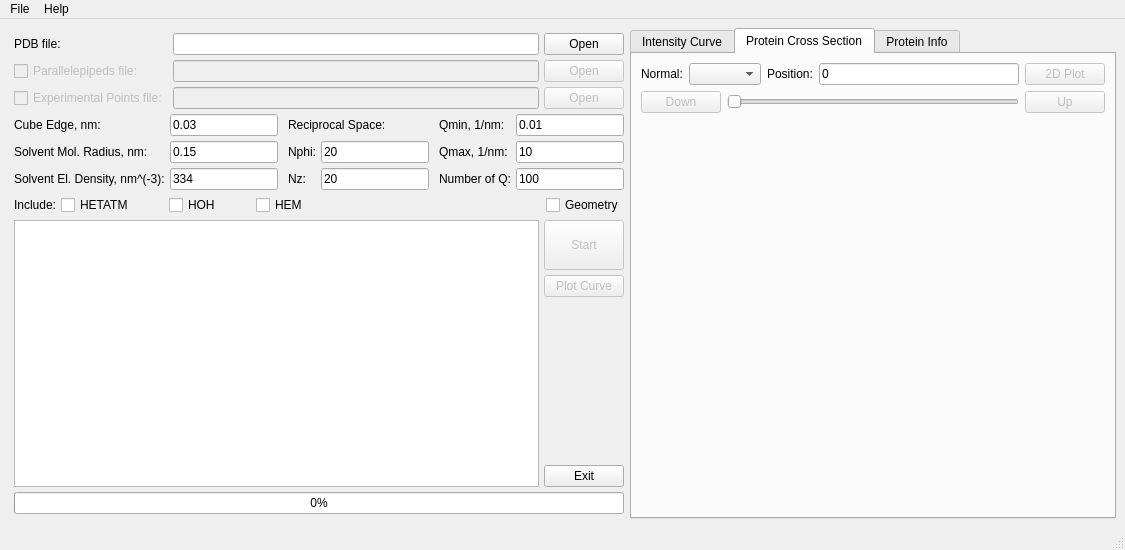
<?xml version="1.0" encoding="UTF-8"?>
<ui version="4.0">
 <class>MainWindow</class>
 <widget class="QMainWindow" name="MainWindow">
  <property name="windowModality">
   <enum>Qt::NonModal</enum>
  </property>
  <property name="geometry">
   <rect>
    <x>0</x>
    <y>0</y>
    <width>1125</width>
    <height>550</height>
   </rect>
  </property>
  <property name="minimumSize">
   <size>
    <width>1125</width>
    <height>550</height>
   </size>
  </property>
  <property name="windowTitle">
   <string>SASCUBE</string>
  </property>
  <widget class="QWidget" name="centralwidget">
   <layout class="QHBoxLayout" name="horizontalLayout_5">
    <item>
     <layout class="QHBoxLayout" name="horizontalLayout_4">
      <property name="spacing">
       <number>6</number>
      </property>
      <item>
       <layout class="QVBoxLayout" name="verticalLayout_3">
        <property name="spacing">
         <number>5</number>
        </property>
        <property name="sizeConstraint">
         <enum>QLayout::SetDefaultConstraint</enum>
        </property>
        <property name="leftMargin">
         <number>5</number>
        </property>
        <property name="topMargin">
         <number>5</number>
        </property>
        <property name="rightMargin">
         <number>0</number>
        </property>
        <property name="bottomMargin">
         <number>5</number>
        </property>
        <item>
         <layout class="QGridLayout" name="gridLayout">
          <item row="1" column="2">
           <widget class="QPushButton" name="PipedChooseButon">
            <property name="enabled">
             <bool>false</bool>
            </property>
            <property name="text">
             <string>Open</string>
            </property>
           </widget>
          </item>
          <item row="0" column="1">
           <widget class="QLineEdit" name="PDBfilePath">
            <property name="sizePolicy">
             <sizepolicy hsizetype="MinimumExpanding" vsizetype="Preferred">
              <horstretch>0</horstretch>
              <verstretch>0</verstretch>
             </sizepolicy>
            </property>
            <property name="readOnly">
             <bool>true</bool>
            </property>
           </widget>
          </item>
          <item row="0" column="2">
           <widget class="QPushButton" name="PDBchooseButon">
            <property name="text">
             <string>Open</string>
            </property>
           </widget>
          </item>
          <item row="1" column="0">
           <widget class="QCheckBox" name="PipedCheckBox">
            <property name="enabled">
             <bool>false</bool>
            </property>
            <property name="text">
             <string>Parallelepipeds file:</string>
            </property>
           </widget>
          </item>
          <item row="1" column="1">
           <widget class="QLineEdit" name="PipedFilePath">
            <property name="enabled">
             <bool>false</bool>
            </property>
            <property name="sizePolicy">
             <sizepolicy hsizetype="Expanding" vsizetype="Preferred">
              <horstretch>0</horstretch>
              <verstretch>0</verstretch>
             </sizepolicy>
            </property>
            <property name="readOnly">
             <bool>true</bool>
            </property>
           </widget>
          </item>
          <item row="2" column="1">
           <widget class="QLineEdit" name="ExperFilePath">
            <property name="enabled">
             <bool>false</bool>
            </property>
            <property name="sizePolicy">
             <sizepolicy hsizetype="Expanding" vsizetype="Preferred">
              <horstretch>0</horstretch>
              <verstretch>0</verstretch>
             </sizepolicy>
            </property>
            <property name="readOnly">
             <bool>true</bool>
            </property>
           </widget>
          </item>
          <item row="2" column="2">
           <widget class="QPushButton" name="ExperChooseButon">
            <property name="enabled">
             <bool>false</bool>
            </property>
            <property name="text">
             <string>Open</string>
            </property>
           </widget>
          </item>
          <item row="2" column="0">
           <widget class="QCheckBox" name="ExperCheckBox">
            <property name="enabled">
             <bool>false</bool>
            </property>
            <property name="text">
             <string>Experimental Points file:</string>
            </property>
           </widget>
          </item>
          <item row="0" column="0">
           <widget class="QLabel" name="label">
            <property name="text">
             <string>PDB file:</string>
            </property>
           </widget>
          </item>
         </layout>
        </item>
        <item>
         <layout class="QHBoxLayout" name="horizontalLayout_3">
          <property name="sizeConstraint">
           <enum>QLayout::SetFixedSize</enum>
          </property>
          <item>
           <layout class="QGridLayout" name="gridLayout_2">
            <property name="sizeConstraint">
             <enum>QLayout::SetFixedSize</enum>
            </property>
            <item row="2" column="0">
             <widget class="QLabel" name="label_9">
              <property name="text">
               <string>Solvent El. Density, nm^(-3):</string>
              </property>
             </widget>
            </item>
            <item row="1" column="0">
             <widget class="QLabel" name="label_7">
              <property name="enabled">
               <bool>true</bool>
              </property>
              <property name="text">
               <string>Solvent Mol. Radius, nm:</string>
              </property>
             </widget>
            </item>
            <item row="2" column="1">
             <widget class="QLineEdit" name="rho0">
              <property name="sizePolicy">
               <sizepolicy hsizetype="Expanding" vsizetype="Preferred">
                <horstretch>0</horstretch>
                <verstretch>0</verstretch>
               </sizepolicy>
              </property>
              <property name="text">
               <string>334</string>
              </property>
             </widget>
            </item>
            <item row="1" column="1">
             <widget class="QLineEdit" name="SolventRadius">
              <property name="enabled">
               <bool>true</bool>
              </property>
              <property name="sizePolicy">
               <sizepolicy hsizetype="Expanding" vsizetype="Preferred">
                <horstretch>0</horstretch>
                <verstretch>0</verstretch>
               </sizepolicy>
              </property>
              <property name="text">
               <string>0.15</string>
              </property>
             </widget>
            </item>
            <item row="0" column="0">
             <widget class="QLabel" name="label_2">
              <property name="enabled">
               <bool>true</bool>
              </property>
              <property name="text">
               <string>Cube Edge, nm:</string>
              </property>
             </widget>
            </item>
            <item row="0" column="1">
             <widget class="QLineEdit" name="CubeRib">
              <property name="enabled">
               <bool>true</bool>
              </property>
              <property name="sizePolicy">
               <sizepolicy hsizetype="Expanding" vsizetype="Preferred">
                <horstretch>0</horstretch>
                <verstretch>0</verstretch>
               </sizepolicy>
              </property>
              <property name="text">
               <string>0.03</string>
              </property>
             </widget>
            </item>
           </layout>
          </item>
          <item>
           <spacer name="horizontalSpacer_2">
            <property name="orientation">
             <enum>Qt::Horizontal</enum>
            </property>
            <property name="sizeHint" stdset="0">
             <size>
              <width>5</width>
              <height>20</height>
             </size>
            </property>
           </spacer>
          </item>
          <item>
           <layout class="QVBoxLayout" name="verticalLayout">
            <item>
             <widget class="QLabel" name="label_19">
              <property name="text">
               <string>Reciprocal Space:</string>
              </property>
              <property name="scaledContents">
               <bool>false</bool>
              </property>
              <property name="alignment">
               <set>Qt::AlignLeading|Qt::AlignLeft|Qt::AlignVCenter</set>
              </property>
             </widget>
            </item>
            <item>
             <layout class="QGridLayout" name="gridLayout_3">
              <item row="1" column="0">
               <widget class="QLabel" name="label_21">
                <property name="text">
                 <string>Nz:</string>
                </property>
               </widget>
              </item>
              <item row="0" column="1">
               <widget class="QLineEdit" name="NphiLabel">
                <property name="sizePolicy">
                 <sizepolicy hsizetype="Expanding" vsizetype="Preferred">
                  <horstretch>0</horstretch>
                  <verstretch>0</verstretch>
                 </sizepolicy>
                </property>
                <property name="text">
                 <string>20</string>
                </property>
               </widget>
              </item>
              <item row="1" column="1">
               <widget class="QLineEdit" name="NzLabel">
                <property name="sizePolicy">
                 <sizepolicy hsizetype="Expanding" vsizetype="Preferred">
                  <horstretch>0</horstretch>
                  <verstretch>0</verstretch>
                 </sizepolicy>
                </property>
                <property name="text">
                 <string>20</string>
                </property>
               </widget>
              </item>
              <item row="0" column="0">
               <widget class="QLabel" name="label_20">
                <property name="text">
                 <string>Nphi:</string>
                </property>
               </widget>
              </item>
             </layout>
            </item>
           </layout>
          </item>
          <item>
           <spacer name="horizontalSpacer">
            <property name="orientation">
             <enum>Qt::Horizontal</enum>
            </property>
            <property name="sizeHint" stdset="0">
             <size>
              <width>5</width>
              <height>5</height>
             </size>
            </property>
           </spacer>
          </item>
          <item>
           <layout class="QGridLayout" name="gridLayout_6">
            <item row="2" column="0">
             <widget class="QLabel" name="label_28">
              <property name="text">
               <string>Number of Q:</string>
              </property>
             </widget>
            </item>
            <item row="1" column="1">
             <widget class="QLineEdit" name="Qmax">
              <property name="sizePolicy">
               <sizepolicy hsizetype="Expanding" vsizetype="Preferred">
                <horstretch>0</horstretch>
                <verstretch>0</verstretch>
               </sizepolicy>
              </property>
              <property name="text">
               <string>10</string>
              </property>
             </widget>
            </item>
            <item row="2" column="1">
             <widget class="QLineEdit" name="Qn">
              <property name="sizePolicy">
               <sizepolicy hsizetype="Expanding" vsizetype="Preferred">
                <horstretch>0</horstretch>
                <verstretch>0</verstretch>
               </sizepolicy>
              </property>
              <property name="text">
               <string>100</string>
              </property>
             </widget>
            </item>
            <item row="1" column="0">
             <widget class="QLabel" name="label_29">
              <property name="text">
               <string>Qmax, 1/nm:</string>
              </property>
             </widget>
            </item>
            <item row="0" column="0">
             <widget class="QLabel" name="label_30">
              <property name="text">
               <string>Qmin, 1/nm:</string>
              </property>
             </widget>
            </item>
            <item row="0" column="1">
             <widget class="QLineEdit" name="Qmin">
              <property name="sizePolicy">
               <sizepolicy hsizetype="Expanding" vsizetype="Preferred">
                <horstretch>0</horstretch>
                <verstretch>0</verstretch>
               </sizepolicy>
              </property>
              <property name="text">
               <string>0.01</string>
              </property>
             </widget>
            </item>
           </layout>
          </item>
         </layout>
        </item>
        <item>
         <layout class="QHBoxLayout" name="horizontalLayout">
          <item>
           <widget class="QLabel" name="label_5">
            <property name="sizePolicy">
             <sizepolicy hsizetype="Fixed" vsizetype="Preferred">
              <horstretch>0</horstretch>
              <verstretch>0</verstretch>
             </sizepolicy>
            </property>
            <property name="text">
             <string>Include:</string>
            </property>
           </widget>
          </item>
          <item>
           <widget class="QCheckBox" name="checkBoxHET">
            <property name="text">
             <string>HETATM</string>
            </property>
           </widget>
          </item>
          <item>
           <spacer name="horizontalSpacer_4">
            <property name="orientation">
             <enum>Qt::Horizontal</enum>
            </property>
            <property name="sizeType">
             <enum>QSizePolicy::Fixed</enum>
            </property>
            <property name="sizeHint" stdset="0">
             <size>
              <width>30</width>
              <height>20</height>
             </size>
            </property>
           </spacer>
          </item>
          <item>
           <widget class="QCheckBox" name="checkBoxHOH">
            <property name="text">
             <string>HOH</string>
            </property>
           </widget>
          </item>
          <item>
           <spacer name="horizontalSpacer_5">
            <property name="orientation">
             <enum>Qt::Horizontal</enum>
            </property>
            <property name="sizeType">
             <enum>QSizePolicy::Fixed</enum>
            </property>
            <property name="sizeHint" stdset="0">
             <size>
              <width>30</width>
              <height>20</height>
             </size>
            </property>
           </spacer>
          </item>
          <item>
           <widget class="QCheckBox" name="checkBoxHEM">
            <property name="text">
             <string>HEM</string>
            </property>
           </widget>
          </item>
          <item>
           <spacer name="horizontalSpacer_3">
            <property name="orientation">
             <enum>Qt::Horizontal</enum>
            </property>
            <property name="sizeHint" stdset="0">
             <size>
              <width>40</width>
              <height>20</height>
             </size>
            </property>
           </spacer>
          </item>
          <item>
           <widget class="QCheckBox" name="GeomCheckBox">
            <property name="text">
             <string>Geometry</string>
            </property>
           </widget>
          </item>
         </layout>
        </item>
        <item>
         <layout class="QHBoxLayout" name="horizontalLayout_2">
          <property name="sizeConstraint">
           <enum>QLayout::SetFixedSize</enum>
          </property>
          <item>
           <widget class="QTextEdit" name="LogEdit">
            <property name="sizePolicy">
             <sizepolicy hsizetype="Expanding" vsizetype="Expanding">
              <horstretch>0</horstretch>
              <verstretch>0</verstretch>
             </sizepolicy>
            </property>
            <property name="readOnly">
             <bool>true</bool>
            </property>
           </widget>
          </item>
          <item>
           <layout class="QVBoxLayout" name="verticalLayout_2">
            <item>
             <widget class="QPushButton" name="StartButton">
              <property name="enabled">
               <bool>false</bool>
              </property>
              <property name="sizePolicy">
               <sizepolicy hsizetype="Preferred" vsizetype="Fixed">
                <horstretch>0</horstretch>
                <verstretch>0</verstretch>
               </sizepolicy>
              </property>
              <property name="minimumSize">
               <size>
                <width>75</width>
                <height>50</height>
               </size>
              </property>
              <property name="maximumSize">
               <size>
                <width>10000</width>
                <height>1000</height>
               </size>
              </property>
              <property name="text">
               <string>Start</string>
              </property>
             </widget>
            </item>
            <item>
             <widget class="QPushButton" name="PlotButton">
              <property name="enabled">
               <bool>false</bool>
              </property>
              <property name="sizePolicy">
               <sizepolicy hsizetype="Preferred" vsizetype="Fixed">
                <horstretch>0</horstretch>
                <verstretch>0</verstretch>
               </sizepolicy>
              </property>
              <property name="text">
               <string>Plot Curve</string>
              </property>
             </widget>
            </item>
            <item>
             <spacer name="verticalSpacer">
              <property name="orientation">
               <enum>Qt::Vertical</enum>
              </property>
              <property name="sizeType">
               <enum>QSizePolicy::Expanding</enum>
              </property>
              <property name="sizeHint" stdset="0">
               <size>
                <width>20</width>
                <height>160</height>
               </size>
              </property>
             </spacer>
            </item>
            <item>
             <widget class="QPushButton" name="ExitButton">
              <property name="text">
               <string>Exit</string>
              </property>
             </widget>
            </item>
           </layout>
          </item>
         </layout>
        </item>
        <item>
         <widget class="QProgressBar" name="progressBar">
          <property name="value">
           <number>0</number>
          </property>
         </widget>
        </item>
       </layout>
      </item>
      <item>
       <widget class="QTabWidget" name="tabWidget">
        <property name="enabled">
         <bool>true</bool>
        </property>
        <property name="currentIndex">
         <number>1</number>
        </property>
        <widget class="QWidget" name="tab">
         <attribute name="title">
          <string>Intensity Curve</string>
         </attribute>
         <layout class="QHBoxLayout" name="horizontalLayout_8">
          <item>
           <widget class="QWidget" name="widgetPlot" native="true"/>
          </item>
         </layout>
        </widget>
        <widget class="QWidget" name="tab_3">
         <attribute name="title">
          <string>Protein Cross Section</string>
         </attribute>
         <layout class="QHBoxLayout" name="horizontalLayout_7">
          <item>
           <layout class="QVBoxLayout" name="verticalLayout_4">
            <item>
             <layout class="QGridLayout" name="gridLayout_5">
              <item row="0" column="2">
               <widget class="QLabel" name="label_4">
                <property name="enabled">
                 <bool>true</bool>
                </property>
                <property name="text">
                 <string>Position:</string>
                </property>
               </widget>
              </item>
              <item row="0" column="3">
               <widget class="QLineEdit" name="NormCoordEdit">
                <property name="enabled">
                 <bool>true</bool>
                </property>
                <property name="sizePolicy">
                 <sizepolicy hsizetype="Expanding" vsizetype="Preferred">
                  <horstretch>0</horstretch>
                  <verstretch>0</verstretch>
                 </sizepolicy>
                </property>
                <property name="text">
                 <string>0</string>
                </property>
                <property name="readOnly">
                 <bool>true</bool>
                </property>
               </widget>
              </item>
              <item row="0" column="1">
               <widget class="QComboBox" name="NormalBox">
                <property name="enabled">
                 <bool>true</bool>
                </property>
               </widget>
              </item>
              <item row="0" column="4">
               <widget class="QPushButton" name="Plot2DButton">
                <property name="enabled">
                 <bool>false</bool>
                </property>
                <property name="text">
                 <string>2D Plot</string>
                </property>
               </widget>
              </item>
              <item row="0" column="0">
               <widget class="QLabel" name="label_3">
                <property name="enabled">
                 <bool>true</bool>
                </property>
                <property name="text">
                 <string>Normal:</string>
                </property>
               </widget>
              </item>
             </layout>
            </item>
            <item>
             <layout class="QGridLayout" name="gridLayout_4">
              <item row="0" column="0">
               <widget class="QPushButton" name="ButtonDown">
                <property name="enabled">
                 <bool>false</bool>
                </property>
                <property name="sizePolicy">
                 <sizepolicy hsizetype="Minimum" vsizetype="Minimum">
                  <horstretch>0</horstretch>
                  <verstretch>0</verstretch>
                 </sizepolicy>
                </property>
                <property name="text">
                 <string>Down</string>
                </property>
               </widget>
              </item>
              <item row="0" column="1">
               <widget class="QSlider" name="PositionSlider">
                <property name="enabled">
                 <bool>true</bool>
                </property>
                <property name="sizePolicy">
                 <sizepolicy hsizetype="Expanding" vsizetype="Minimum">
                  <horstretch>0</horstretch>
                  <verstretch>0</verstretch>
                 </sizepolicy>
                </property>
                <property name="mouseTracking">
                 <bool>true</bool>
                </property>
                <property name="orientation">
                 <enum>Qt::Horizontal</enum>
                </property>
               </widget>
              </item>
              <item row="0" column="2">
               <widget class="QPushButton" name="ButtonUp">
                <property name="enabled">
                 <bool>false</bool>
                </property>
                <property name="sizePolicy">
                 <sizepolicy hsizetype="Minimum" vsizetype="Minimum">
                  <horstretch>0</horstretch>
                  <verstretch>0</verstretch>
                 </sizepolicy>
                </property>
                <property name="text">
                 <string>Up</string>
                </property>
               </widget>
              </item>
             </layout>
            </item>
            <item>
             <widget class="QWidget" name="widget2DPlot" native="true">
              <property name="enabled">
               <bool>false</bool>
              </property>
              <property name="sizePolicy">
               <sizepolicy hsizetype="Expanding" vsizetype="Expanding">
                <horstretch>0</horstretch>
                <verstretch>0</verstretch>
               </sizepolicy>
              </property>
             </widget>
            </item>
           </layout>
          </item>
         </layout>
        </widget>
        <widget class="QWidget" name="tab_2">
         <attribute name="title">
          <string>Protein Info</string>
         </attribute>
         <layout class="QHBoxLayout" name="horizontalLayout_6">
          <item>
           <widget class="QTextEdit" name="ProtInfo">
            <property name="readOnly">
             <bool>true</bool>
            </property>
           </widget>
          </item>
         </layout>
        </widget>
       </widget>
      </item>
     </layout>
    </item>
   </layout>
  </widget>
  <widget class="QMenuBar" name="menubar">
   <property name="geometry">
    <rect>
     <x>0</x>
     <y>0</y>
     <width>1125</width>
     <height>21</height>
    </rect>
   </property>
   <widget class="QMenu" name="menuFile">
    <property name="title">
     <string>File</string>
    </property>
    <addaction name="actionSettings"/>
    <addaction name="actionExit"/>
   </widget>
   <widget class="QMenu" name="menuHelp">
    <property name="title">
     <string>Help</string>
    </property>
    <addaction name="actionAbout"/>
   </widget>
   <addaction name="menuFile"/>
   <addaction name="menuHelp"/>
  </widget>
  <widget class="QStatusBar" name="statusBar"/>
  <action name="actionAbout">
   <property name="text">
    <string>About</string>
   </property>
  </action>
  <action name="actionSettings">
   <property name="text">
    <string>Settings</string>
   </property>
  </action>
  <action name="actionExit">
   <property name="text">
    <string>Exit</string>
   </property>
  </action>
 </widget>
 <resources/>
 <connections/>
</ui>
